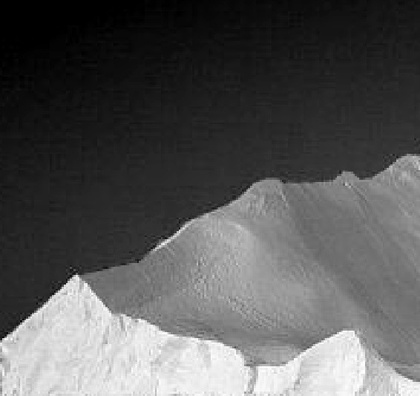
%> input picture gray images/WhatsApp Image 2022-09-20 at 3.16.41 PM.jpeg, 420 x 396 px, shrunk from 566 x 533 before the run
$ octave Untitled.m   (GNU Octave 9; MATLAB toolbox functions it lacks are replaced by stand-ins)
%> lines starting %> are read from the running program, lines starting %| are printed output that depends on the picture; in (x1, y1, x2, y2) boxes, pixels count from 0 and x2, y2 are one past the last pixel; in counts of white or black regions, pixels touching at a corner belong together; the program's own positions count from 1
clc;clear all;close all;

%Otsu Thresholding using Function
I=imread('C:\Users\mitra\Desktop\gray images\WhatsApp Image 2022-09-20 at 3.16.41 PM.jpeg');
%> I is the input picture: size 396x420x3 uint8; min 0, max 255, mean 87.3
I=rgb2gray(I);
%> I: size 396x420 uint8
Id=I;
imshow(I)
T=graythresh(I);
%> T = 0.376
BW=imbinarize(I,T);
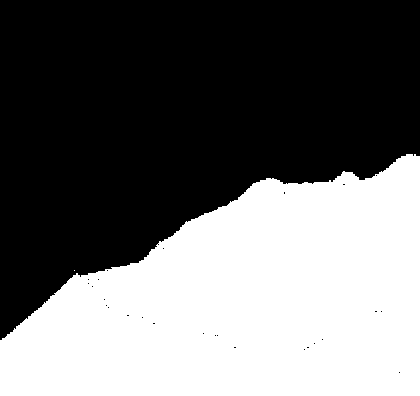
%> BW: size 396x420 logical; 43% white; 2 white regions (1 under 20 px), largest, box (x1, y1, x2, y2) and area: (0, 154, 420, 396) 71473
J=imhist(I);
%> J = 256 values, max 4375 at index 1, min 9 at index 75, mean 649.7
figure
plot(J)
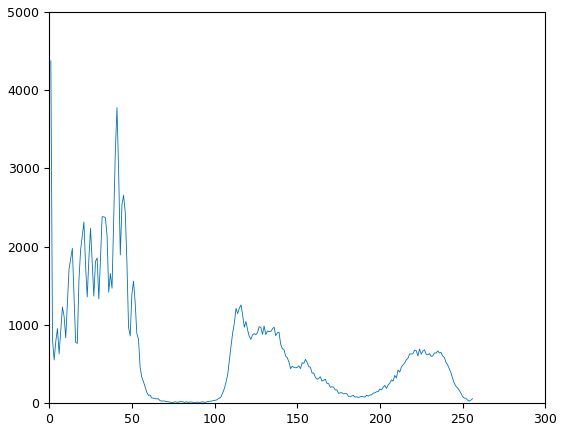
%> figure redrawn from the program's plot data; curve peaks at x = 1, y = 4375
figure
imshow(BW)
title('Global Thresholding Using Function')

%Otsu Thresholding using Algorithm
P=J/sum(J);
%> P = 256 values, max 0.0263 at index 1, min 5.41e-05 at index 75, mean 0.00391
max=0;
sigma_bw=zeros(1,256);

for T=1:256
    P1=sum(P(1:T));
    P2=sum(P(T+1:256));
    u1=sum((1:T)'.*P(1:T))/P1;
    u2=sum((T+1:256)'.*P(T+1:256))/P2;
    sigma_bw(T)=P1*P2*((u1-u2)^2);
    if(sigma_bw(T)>max)
        max=sigma_bw(T);
        threshold=T;
    end
end
%> this loop made 256 passes
%> (P1, P2, u1, u2, max) on passes 1 to 12: (0.0263, 0.974, 1, 90.62, 205.7), (0.0312, 0.969, 1.16, 91.06, 244.3), (0.0345, 0.965, 1.33, 91.37, 270.1), (0.0393, 0.961, 1.66, 91.8, 306.7), (0.045, 0.955, 2.08, 92.32, 350.1), (0.0488, 0.951, 2.39, 92.67, 378.4), (0.0545, 0.946, 2.87, 93.18, 420), (0.0618, 0.938, 3.48, 93.85, 473.8), (0.0685, 0.931, 4.02, 94.46, 522.1), (0.0736, 0.926, 4.43, 94.92, 558), (0.0812, 0.919, 5.05, 95.62, 612.3), (0.0916, 0.908, 5.83, 96.57, 684.8)
%> after the loop, max = 4519.3; threshold = 97
[M N]=size(I);
%> M = 396; N = 420
for i=1:M
    for j=1:N
        if(Id(i,j)>threshold)
            Td1(i,j)=1;
        else
            Td1(i,j)=0;
        end
    end
end
%> Td1: size 396x420 double; values 0 (black) and 1 (white), 43% white; 1 white region, box (x1, y1, x2, y2) and area: (0, 154, 420, 396) 71448
figure
imshow(Td1)
title('Global Thresholding Using Otsu Method')

%Multi-level Thresholding using Function
img_seg = multithresh(I,2);
%> img_seg = [80 177]
i = imquantize(I,img_seg);
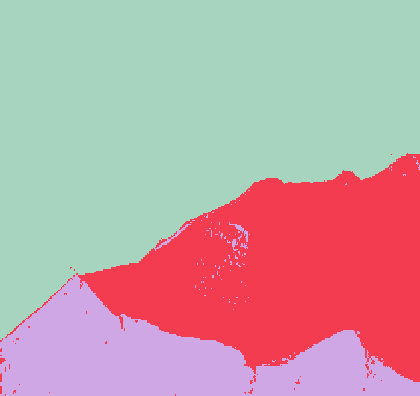
%> i: size 396x420 double; 3 distinct labels, from 1 to 3; one colour per label, 0 black
figure
imshow(i,[])
title('3-Level Otsu Thresholding Using Function')

%Multi-level Thresholding using Algorithm
hist=imhist(I);
%> hist has the same summary as J
Mt=0;

for i=1:256
    p(i)=J(i)/(M*N);
    Mt=Mt+(i*p(i));
end
%> this loop made 256 passes
%> Mt on passes 1 to 3: 0.0263, 0.0361, 0.046
%> after the loop, Mt = 88.26; p has the same summary as P

opt_1=0;opt_2=0;

max_var=0;

w1 = 0;m1 = 0;c1 = 0;p1 = 0;

w2 = 0;m2 = 0;c2 = 0;p2 = 0;

tr1=0;tr2=0;

for tr1=1:256
    p1=p1+p(tr1);
    w1=w1+(tr1*p(tr1));
    m1=w1/p1;
    c1=p1*(m1-Mt)*(m1-Mt);

    w2 = 0;m2 = 0;c2 = 0;p2 = 0;

    for tr2=tr1+1:256
        p2=p2+p(tr2);
        w2=w2+tr2*p(tr2);
        m2=w2/p2;
        c2=p2*(m2-Mt)*(m2-Mt);

        p3=1-(p1+p2);
        w3=Mt-(w1+w2);
        m3=w3/p3;
        c3=p3*(m3-Mt)*(m3-Mt);

        c=c1+c2+c3;

        if(max_var<c)
            max_var=c;
            opt_1=tr1;
            opt_2=tr2;
        end
    end
end
%> this loop made 256 passes
%> (p1, w1, m1, c1) on passes 1 to 3: (0.0263, 0.0263, 1, 200.3), (0.0312, 0.0361, 1.16, 236.7), (0.0345, 0.046, 1.33, 260.8)
%> after the loop, max_var = 5320.5; opt_1 = 81; opt_2 = 178; p1 = 1; w1 = 88.26

for i=1:M
    for j=1:N
        if(Id(i,j)<opt_1)
            Re(i,j)=0;
        end
        if(Id(i,j)>=opt_1 && Id(i,j)<opt_2)
            Re(i,j)=0.5;
        end
        if(Id(i,j)>=opt_2)
            Re(i,j)=1;
        end
    end
end
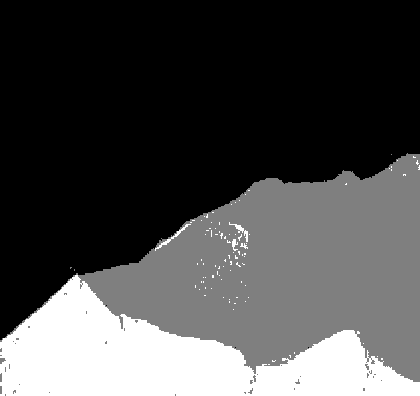
%> Re: size 396x420 double; min 0, max 1, mean 0.293

figure
imshow(Re)
title('3-Level Otsu Thresholding Using Algorithm')

figure
plot(hist)

$ run again, with gray images/WhatsApp Image 2022-09-29 at 3.50.06 PM.jpeg copied over gray images/WhatsApp Image 2022-09-20 at 3.16.41 PM.jpeg
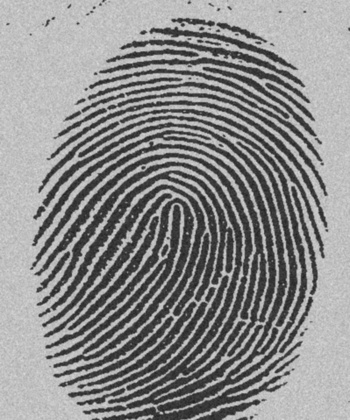
%> input picture gray images/WhatsApp Image 2022-09-29 at 3.50.06 PM.jpeg, 350 x 420 px, shrunk from 798 x 958 before the run
%> I is the input picture: size 420x350x3 uint8; min 29, max 219, mean 140
%> I: size 420x350 uint8
%> T = 0.494
%> BW: size 420x350 logical; 61.4% white; 86 black regions (42 under 20 px), largest, box (x1, y1, x2, y2) and area: (34, 115, 307, 420) 17361, (42, 170, 234, 378) 7382, (30, 130, 276, 357) 5803
%> J = 256 values, max 4746 at index 193, min 0 at index 1, mean 574.2
%> P = 256 values, max 0.0323 at index 193, min 0 at index 1, mean 0.00391
%> the loop `for T=1:256` made 256 passes
%> (P1, P2, u1, u2, max) on passes 30, 32, 33, 34, 35, 36, 37, 38: (1.36e-05, 1, 30, 141, 0.168), (2.04e-05, 1, 30.67, 141, 0.248), (3.4e-05, 1, 31.6, 141, 0.407), (6.8e-05, 1, 32.8, 141, 0.796), (0.000143, 1, 33.95, 141, 1.64), (0.000204, 1, 34.57, 141, 2.31), (0.00034, 1, 35.54, 141, 3.78), (0.000619, 0.999, 36.65, 141, 6.74)
%> after the loop `for T=1:256`: max = 3365.5; threshold = 127
%> img_seg = [91 156]
%> `i = imquantize(I,img_seg);`:
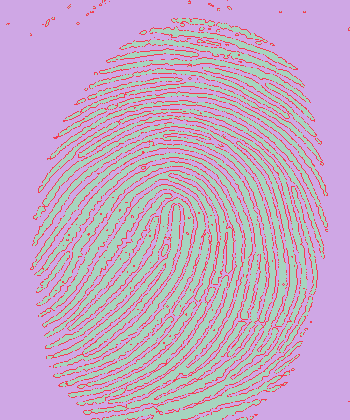
%> i: size 420x350 double; 3 distinct labels, from 1 to 3; one colour per label, 0 black
%> hist has the same summary as J
%> the loop `for i=1:256` made 256 passes
%> Mt on passes 1 to 3: 0, 0, 0
%> after the loop `for i=1:256`: Mt = 141; p has the same summary as P
%> the loop `for tr1=1:256` made 256 passes
%> (p1, w1, m1, c1) on passes 1 to 3: (0, 0, NaN, NaN), (0, 0, NaN, NaN), (0, 0, NaN, NaN)
%> after the loop `for tr1=1:256`: max_var = 3559.9; opt_1 = 93; opt_2 = 158; p1 = 1; w1 = 141
%> after the loop `for i=1:M`:
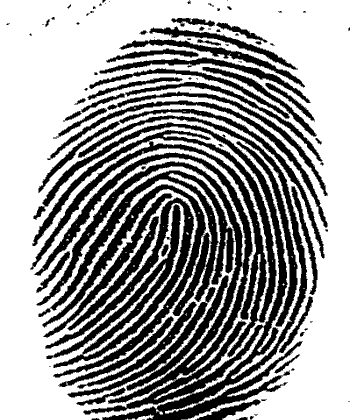
%> Re: size 420x350 double; min 0, max 1, mean 0.617
